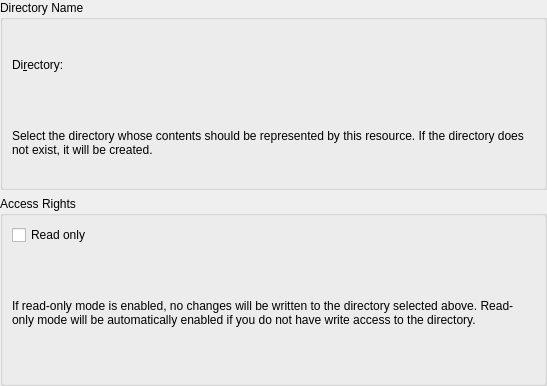
<?xml version="1.0" encoding="UTF-8"?>
<ui version="4.0">
 <class>ContactAgentSettingsWidget</class>
 <widget class="QWidget" name="ContactAgentSettingsWidget">
  <property name="geometry">
   <rect>
    <x>0</x>
    <y>0</y>
    <width>547</width>
    <height>386</height>
   </rect>
  </property>
  <layout class="QVBoxLayout" name="verticalLayout">
   <property name="leftMargin">
    <number>0</number>
   </property>
   <property name="topMargin">
    <number>0</number>
   </property>
   <property name="rightMargin">
    <number>0</number>
   </property>
   <property name="bottomMargin">
    <number>0</number>
   </property>
   <item>
    <widget class="QGroupBox" name="groupBox_2">
     <property name="title">
      <string>Directory Name</string>
     </property>
     <layout class="QVBoxLayout" name="verticalLayout_3">
      <item>
       <layout class="QHBoxLayout" name="horizontalLayout">
        <item>
         <widget class="QLabel" name="label">
          <property name="text">
           <string>Di&amp;rectory:</string>
          </property>
          <property name="buddy">
           <cstring>kcfg_Path</cstring>
          </property>
         </widget>
        </item>
        <item>
         <widget class="KUrlRequester" name="kcfg_Path"/>
        </item>
       </layout>
      </item>
      <item>
       <widget class="QLabel" name="label_3">
        <property name="text">
         <string>Select the directory whose contents should be represented by this resource. If the directory does not exist, it will be created.</string>
        </property>
        <property name="wordWrap">
         <bool>true</bool>
        </property>
       </widget>
      </item>
     </layout>
    </widget>
   </item>
   <item>
    <widget class="QGroupBox" name="groupBox">
     <property name="title">
      <string>Access Rights</string>
     </property>
     <layout class="QVBoxLayout" name="verticalLayout_2">
      <item>
       <widget class="QCheckBox" name="kcfg_ReadOnly">
        <property name="text">
         <string comment="if the access is limited to read-only">Read only</string>
        </property>
       </widget>
      </item>
      <item>
       <widget class="QLabel" name="label_2">
        <property name="text">
         <string>If read-only mode is enabled, no changes will be written to the directory selected above. Read-only mode will be automatically enabled if you do not have write access to the directory.</string>
        </property>
        <property name="wordWrap">
         <bool>true</bool>
        </property>
       </widget>
      </item>
     </layout>
    </widget>
   </item>
  </layout>
 </widget>
 <customwidgets>
  <customwidget>
   <class>KUrlRequester</class>
   <extends>QFrame</extends>
   <header>kurlrequester.h</header>
   <container>1</container>
  </customwidget>
 </customwidgets>
 <resources/>
 <connections/>
</ui>
